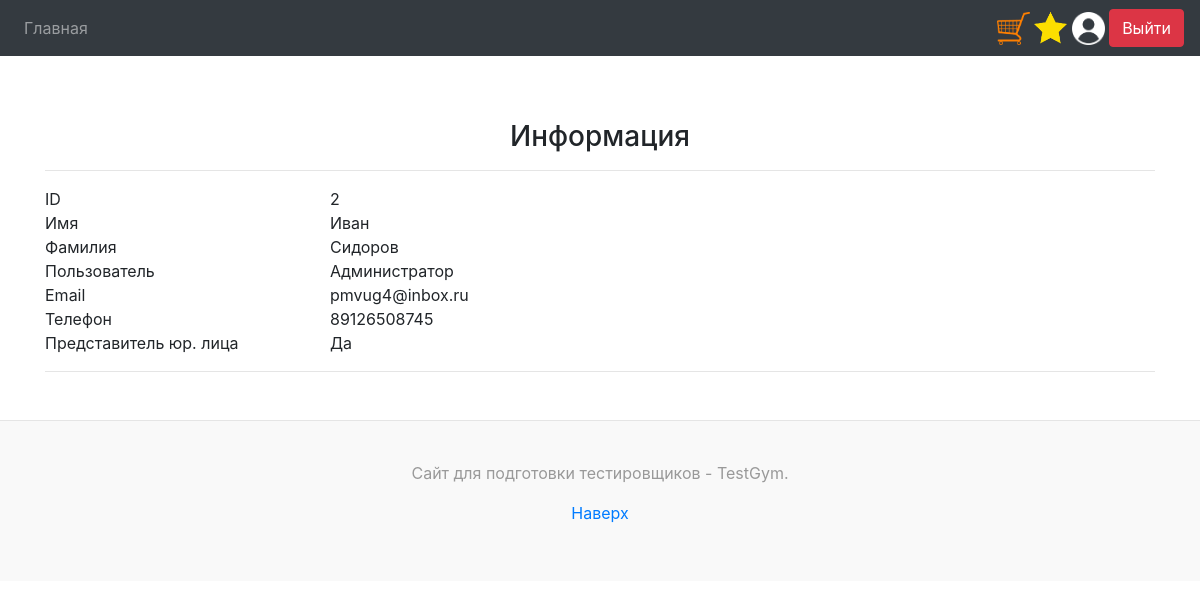
The page /users/user/2/ (signed in) on the database its author committed.
### users/models.py (models this page shows, shortened)
class CustomUser(AbstractBaseUser, PermissionsMixin):
    email = models.EmailField(_('email'), unique=True)
    is_staff = models.BooleanField(default=False)
    is_active = models.BooleanField(default=True)
    date_joined = models.DateTimeField(default=timezone.now)
    name = models.CharField(max_length=100, unique=False, verbose_name='имя')
    soname = models.CharField(max_length=100, unique=False, verbose_name='фамилия')
    phone = models.CharField(max_length=15, verbose_name='телефон')
    entity = models.BooleanField(verbose_name='я - представитель юридического лица или ИП', default=False)
    USERNAME_FIELD = 'email'
    REQUIRED_FIELDS = []
    objects = CustomUserManager()

### users/urls.py (the view)
# urls.py: path('user/<int:pk>/', ProfileView.as_view(template_name='profile.html')),
class ProfileView(DetailView):
    model = CustomUser
    context_object_name = 'smbusr'
    def get_context_data(self, **kwargs):
        context = super().get_context_data(**kwargs)
        context['user_up_to_admin_form'] = UserUpToAdminForm
        return context

### users/templates/profile.html (shortened to what this page needs)
{% extends 'wrapper.html' %}
{% load static %}
{% block content %}
<br><br><br>
<div class="container mt-5" >
    <h3 align="center">Информация</h3>
    <hr>
    <div class="row">
        <div class="col-md-6">
            <div class="row">
                <div class="col-md-6">ID</div>
                <div class="col-md-6">{{smbusr.id}}</div>
            </div>
            <div class="row">
                <div class="col-md-6">Имя</div>
                <div class="col-md-6">{{smbusr.name}}</div>
            </div>
            <div class="row">
                <div class="col-md-6">Фамилия</div>
                <div class="col-md-6">{{smbusr.soname}}</div>
            </div>
            <div class="row">
                <div class="col-md-6">Пользователь</div>
                {% if smbusr.is_staff == True %}
                <div class="col-md-6">Администратор</div>
                {% else %}
                <div class="col-md-6">Клиент</div>
                {% endif %}
            </div>
            <div class="row">
                <div class="col-md-6">Email</div>
                <div class="col-md-6">{{smbusr.email}}</div>
            </div>
            <div class="row">
                <div class="col-md-6">Телефон</div>
                <div class="col-md-6">{{smbusr.phone}}</div>
            </div>
            <div class="row">
                <div class="col-md-6">Представитель юр. лица</div>
                {% if smbusr.entity == True %}
                <div class="col-md-6">Да</div>
                {% else %}
                <div class="col-md-6">Нет</div>
                {% endif %}
            </div>
        </div>
        <div class="col-md-6 mt-5">
            <br><br><br>
        </div>
    </div>
    <hr>
</div>
{% endblock %}

### rows shown on the page
CustomUser: id "2", name "Иван", soname "Сидоров", email "pmvug4@inbox.ru", phone "89126508745"
